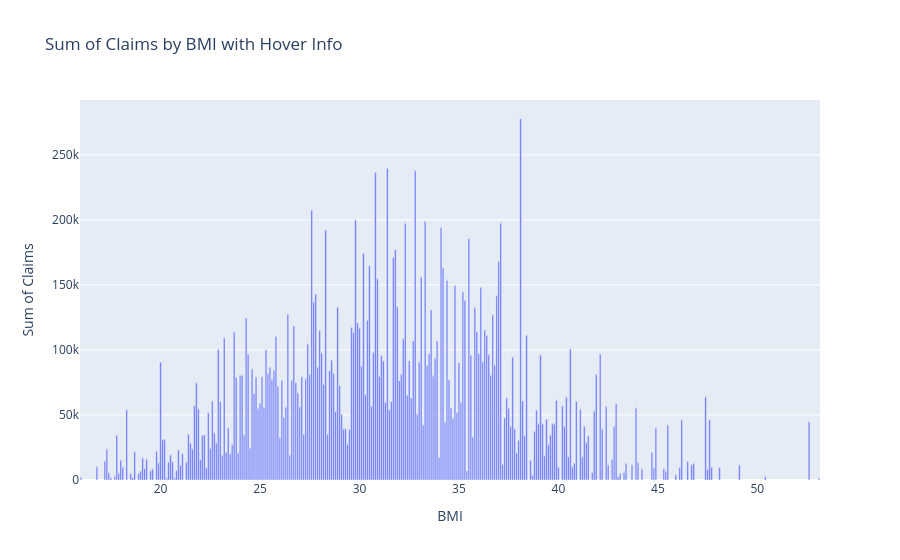

Here is the notebook cell this chart was saved with:
### Code cell
agg = data.groupby('bmi').agg(
    sum_claim=('claim', 'sum'),
    avg_claim=('claim', 'mean'),
    count=('claim', 'size'),
    max_claim = ('claim', 'max')
).reset_index()

fig = px.bar(agg, x='bmi', y='sum_claim', text='sum_claim',
             hover_data={
                 'avg_claim': ':.2f',
                 'count': True,
                 'max_claim': True,
                 'sum_claim': False  # Hiding sum because already displayed on label
             },
             labels={'sum_claim': 'Sum of Claims',
                     'bmi': 'BMI',
                     'avg_claim': 'Average Claim',
                     'max_claim': 'Max Claim',
                     'count': 'Number of Entries'},
             title='Sum of Claims by BMI with Hover Info')

fig.show()

### Figure 1 — Plotly figure (JSON) as saved in the notebook; plotly's stock layout.template omitted (floating-point values rounded to 4 significant figures; data arrays with more than 128 entries replaced by an {"elided": "..."} marker saying what was removed)
{"data": [{"alignmentgroup": "True", "customdata": {"elided": "275x3 float values"}, "hovertemplate": "BMI=%{x}<br>Average Claim=%{customdata[0]:.2f}<br>Number of Entries=%{customdata[1]}<br>Max Claim=%{customdata[2]}<extra></extra>", "legendgroup": "", "marker": {"color": "#636efa", "pattern": {"shape": ""}}, "name": "", "offsetgroup": "", "orientation": "v", "showlegend": false, "text": {"elided": "275 float values"}, "textposition": "auto", "type": "bar", "x": {"elided": "275 float values"}, "xaxis": "x", "y": {"elided": "275 float values"}, "yaxis": "y"}], "layout": {"barmode": "relative", "legend": {"tracegroupgap": 0}, "title": {"text": "Sum of Claims by BMI with Hover Info"}, "xaxis": {"anchor": "y", "domain": [0, 1], "title": {"text": "BMI"}}, "yaxis": {"anchor": "x", "domain": [0, 1], "title": {"text": "Sum of Claims"}}}}
